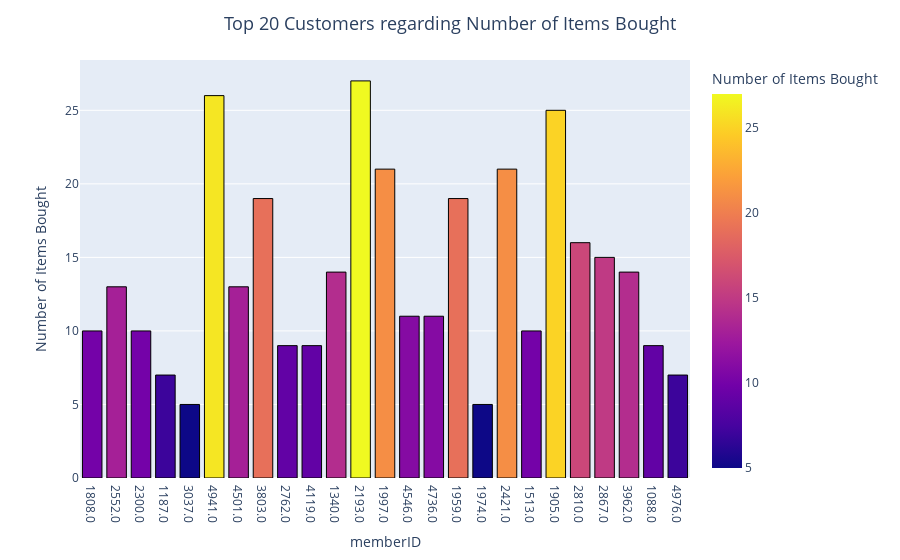

The notebook cell this image was saved under:
### Code cell
user_item = df.groupby(pd.Grouper(key='memberID')).size().reset_index(name='count')
fig = px.bar(user_item.head(25), x='memberID', y='count',
             labels={'y': 'Number of Sales',
                     'count': 'Number of Items Bought'},
             color='count')
fig.update_layout(title_text='Top 20 Customers regarding Number of Items Bought',
                  title_x=0.5, title_font=dict(size=18))
fig.update_traces(marker=dict(line=dict(color='#000000', width=1)))
fig.show()

### Figure 1 — Plotly figure (JSON) as saved in the notebook; plotly's stock layout.template omitted (floating-point values rounded to 4 significant figures)
{"data": [{"alignmentgroup": "True", "hovertemplate": "memberID=%{x}<br>Number of Items Bought=%{marker.color}<extra></extra>", "legendgroup": "", "marker": {"color": [10, 13, 10, 7, 5, 26, 13, 19, 9, 9, 14, 27, 21, 11, 11, 19, 5, 21, 10, 25, 16, 15, 14, 9, 7], "coloraxis": "coloraxis", "line": {"color": "#000000", "width": 1}, "pattern": {"shape": ""}}, "name": "", "offsetgroup": "", "orientation": "v", "showlegend": false, "textposition": "auto", "type": "bar", "x": ["1808.0", "2552.0", "2300.0", "1187.0", "3037.0", "4941.0", "4501.0", "3803.0", "2762.0", "4119.0", "1340.0", "2193.0", "1997.0", "4546.0", "4736.0", "1959.0", "1974.0", "2421.0", "1513.0", "1905.0", "2810.0", "2867.0", "3962.0", "1088.0", "4976.0"], "xaxis": "x", "y": [10, 13, 10, 7, 5, 26, 13, 19, 9, 9, 14, 27, 21, 11, 11, 19, 5, 21, 10, 25, 16, 15, 14, 9, 7], "yaxis": "y"}], "layout": {"barmode": "relative", "coloraxis": {"colorbar": {"title": {"text": "Number of Items Bought"}}, "colorscale": [[0, "#0d0887"], [0.1111, "#46039f"], [0.2222, "#7201a8"], [0.3333, "#9c179e"], [0.4444, "#bd3786"], [0.5556, "#d8576b"], [0.6667, "#ed7953"], [0.7778, "#fb9f3a"], [0.8889, "#fdca26"], [1, "#f0f921"]]}, "legend": {"tracegroupgap": 0}, "margin": {"t": 60}, "title": {"font": {"size": 18}, "text": "Top 20 Customers regarding Number of Items Bought", "x": 0.5}, "xaxis": {"anchor": "y", "domain": [0, 1], "title": {"text": "memberID"}}, "yaxis": {"anchor": "x", "domain": [0, 1], "title": {"text": "Number of Items Bought"}}}}
